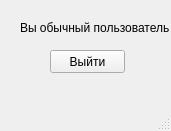
<?xml version="1.0" encoding="UTF-8"?>
<ui version="4.0">
 <class>MainWindow</class>
 <widget class="QMainWindow" name="MainWindow">
  <property name="geometry">
   <rect>
    <x>0</x>
    <y>0</y>
    <width>171</width>
    <height>131</height>
   </rect>
  </property>
  <property name="windowTitle">
   <string>MainWindow</string>
  </property>
  <widget class="QWidget" name="centralwidget">
   <widget class="QLabel" name="label">
    <property name="geometry">
     <rect>
      <x>20</x>
      <y>20</y>
      <width>151</width>
      <height>16</height>
     </rect>
    </property>
    <property name="text">
     <string>Вы обычный пользователь</string>
    </property>
   </widget>
   <widget class="QPushButton" name="pushButton">
    <property name="geometry">
     <rect>
      <x>50</x>
      <y>50</y>
      <width>75</width>
      <height>23</height>
     </rect>
    </property>
    <property name="text">
     <string>Выйти</string>
    </property>
   </widget>
  </widget>
  <widget class="QMenuBar" name="menubar">
   <property name="geometry">
    <rect>
     <x>0</x>
     <y>0</y>
     <width>171</width>
     <height>21</height>
    </rect>
   </property>
  </widget>
  <widget class="QStatusBar" name="statusbar"/>
 </widget>
 <resources/>
 <connections/>
</ui>
